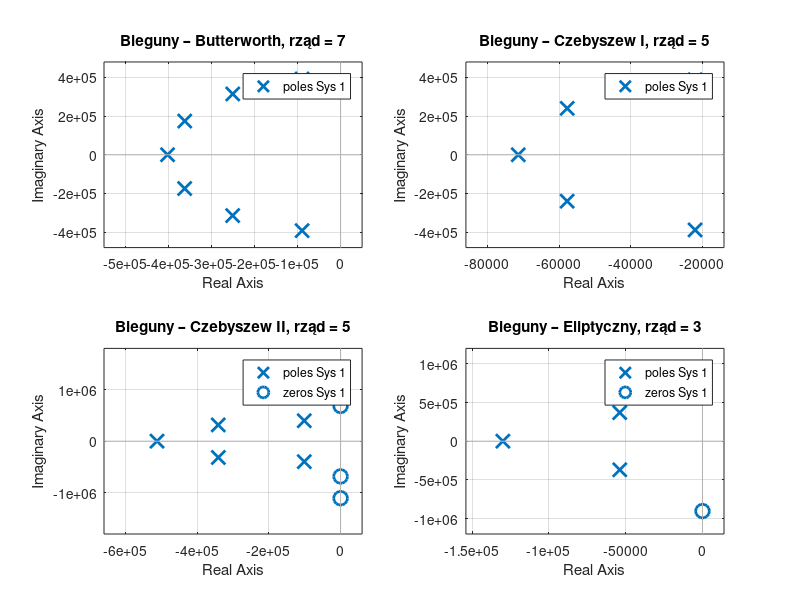
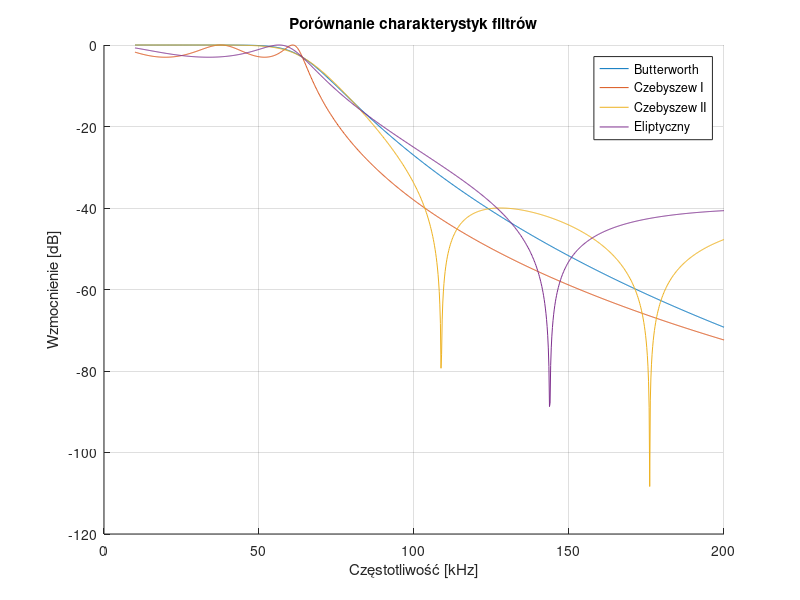

MATLAB code for these plots, in order:
% Parametry
fp = 64e3;      % Hz f graniczna
fs = 256e3;     % Hz f probkowania
wp = 2*pi*fp;   % rad/s
ws = 2*pi*fs/2;   % rad/s
Rp = 3;         % maksymalne zafalowanie (dB)
Rs = 40;        % minimalne tłumienie (dB)

types = {'butter', 'cheby1', 'cheby2', 'ellip'};
titles = {'Butterworth', 'Czebyszew I', 'Czebyszew II', 'Eliptyczny'};
H_all = {};
orders = zeros(1,4);

for i = 1:4
    switch types{i}
        case 'butter'
            [n, wn] = buttord(wp, ws, Rp, Rs, 's'); % n- rzad filtru, wn czestotliwosc graniczna
            [b, a] = butter(n, wn, 's');
        case 'cheby1'
            [n, wn] = cheb1ord(wp, ws, Rp, Rs, 's');
            [b, a] = cheby1(n, Rp, wn, 's');
        case 'cheby2'
            [n, wn] = cheb2ord(wp, ws, Rp, Rs, 's');
            [b, a] = cheby2(n, Rs, wn, 's');
        case 'ellip'
            [n, wn] = ellipord(wp, ws, Rp, Rs, 's');
            [b, a] = ellip(n, Rp, Rs, wn, 's');
    end
    orders(i) = n;
    H_all{i} = tf(b, a);
end

% Wykres biegunów
figure('Name', 'Bieguny filtrów');
for i = 1:4
    subplot(2,2,i);
    pzmap(H_all{i});
    title(['Bieguny – ' titles{i} ', rząd = ' num2str(orders(i))]);
    grid on;
end

% Charakterystyki amplitudowe
f = linspace(10e3, 200e3, 1000);
w = 2*pi*f;

figure('Name', 'Charakterystyki amplitudowe');
hold on;
for i = 1:4
    [mag, ~] = bode(H_all{i}, w);
    mag = squeeze(mag);
    plot(f/1e3, 20*log10(mag), 'DisplayName', titles{i});
end
xlabel('Częstotliwość [kHz]');
ylabel('Wzmocnienie [dB]');
title('Porównanie charakterystyk filtrów');
legend show;
grid on;
